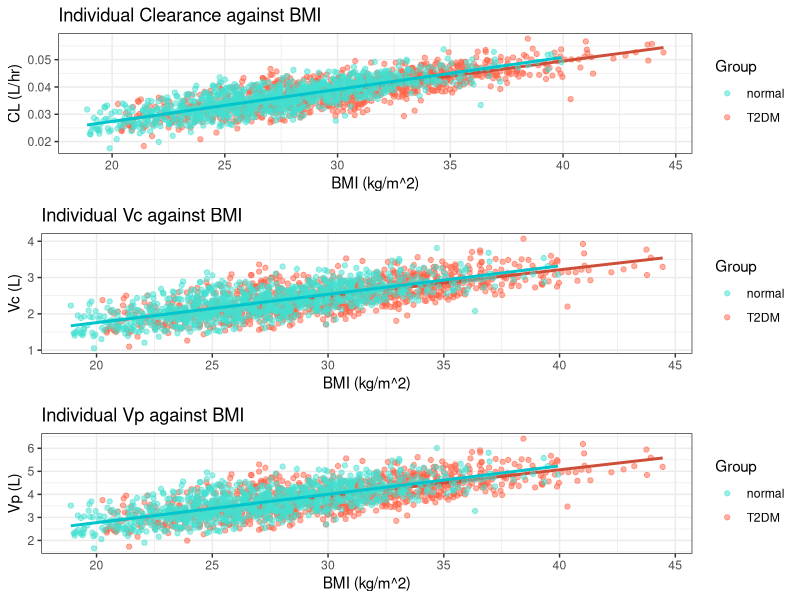

The R source for this figure:
setwd(Sys.getenv("PWD"))
library(ggplot2)
library(gridExtra)
data <- read.csv(
    "allometry_data.csv",
    header=FALSE,
    col.names=c("BMI_T2DM", "iCL_T2DM", "iVc_T2DM", "iVp_T2DM", "BMI", "iCL", "iVc", "iVp")
)

pCL <- ggplot(data=data) + 
    geom_point(aes(x=BMI_T2DM, y=iCL_T2DM, color="T2DM"), alpha=0.5) +
    geom_smooth(aes(x=BMI_T2DM, y=iCL_T2DM), method='lm', se=FALSE, color='tomato3') +
    geom_point(aes(x=BMI, y=iCL, color="normal"), alpha=0.5) + 
    geom_smooth(aes(x=BMI, y=iCL), method='lm', se=FALSE, color='turquoise3') +
    scale_color_manual(name = "Group", values = c("T2DM" = "tomato", "normal" = "turquoise")) +
    labs(title="Individual Clearance against BMI", x="BMI (kg/m^2)", y="CL (L/hr)") +
    theme_bw()

pVc <- ggplot(data=data) + 
    geom_point(aes(x=BMI_T2DM, y=iVc_T2DM, color="T2DM"), alpha=0.5) +
    geom_smooth(aes(x=BMI_T2DM, y=iVc_T2DM), method='lm', se=FALSE, color='tomato3') +
    geom_point(aes(x=BMI, y=iVc, color="normal"), alpha=0.5) + 
    geom_smooth(aes(x=BMI, y=iVc), method='lm', se=FALSE, color='turquoise3') +
    scale_color_manual(name = "Group", values = c("T2DM" = "tomato", "normal" = "turquoise")) +
    labs(title="Individual Vc against BMI", x="BMI (kg/m^2)", y="Vc (L)") +
    theme_bw()

pVp <- ggplot(data=data) + 
    geom_point(aes(x=BMI_T2DM, y=iVp_T2DM, color="T2DM"), alpha=0.5) +
    geom_smooth(aes(x=BMI_T2DM, y=iVp_T2DM), method='lm', se=FALSE, color='tomato3') +
    geom_point(aes(x=BMI, y=iVp, color="normal"), alpha=0.5) + 
    geom_smooth(aes(x=BMI, y=iVp), method='lm', se=FALSE, color='turquoise3') +
    scale_color_manual(name = "Group", values = c("T2DM" = "tomato", "normal" = "turquoise")) +
    labs(title="Individual Vp against BMI", x="BMI (kg/m^2)", y="Vp (L)") +
    theme_bw()


grid.arrange(pCL, pVc, pVp, nrow=3)
